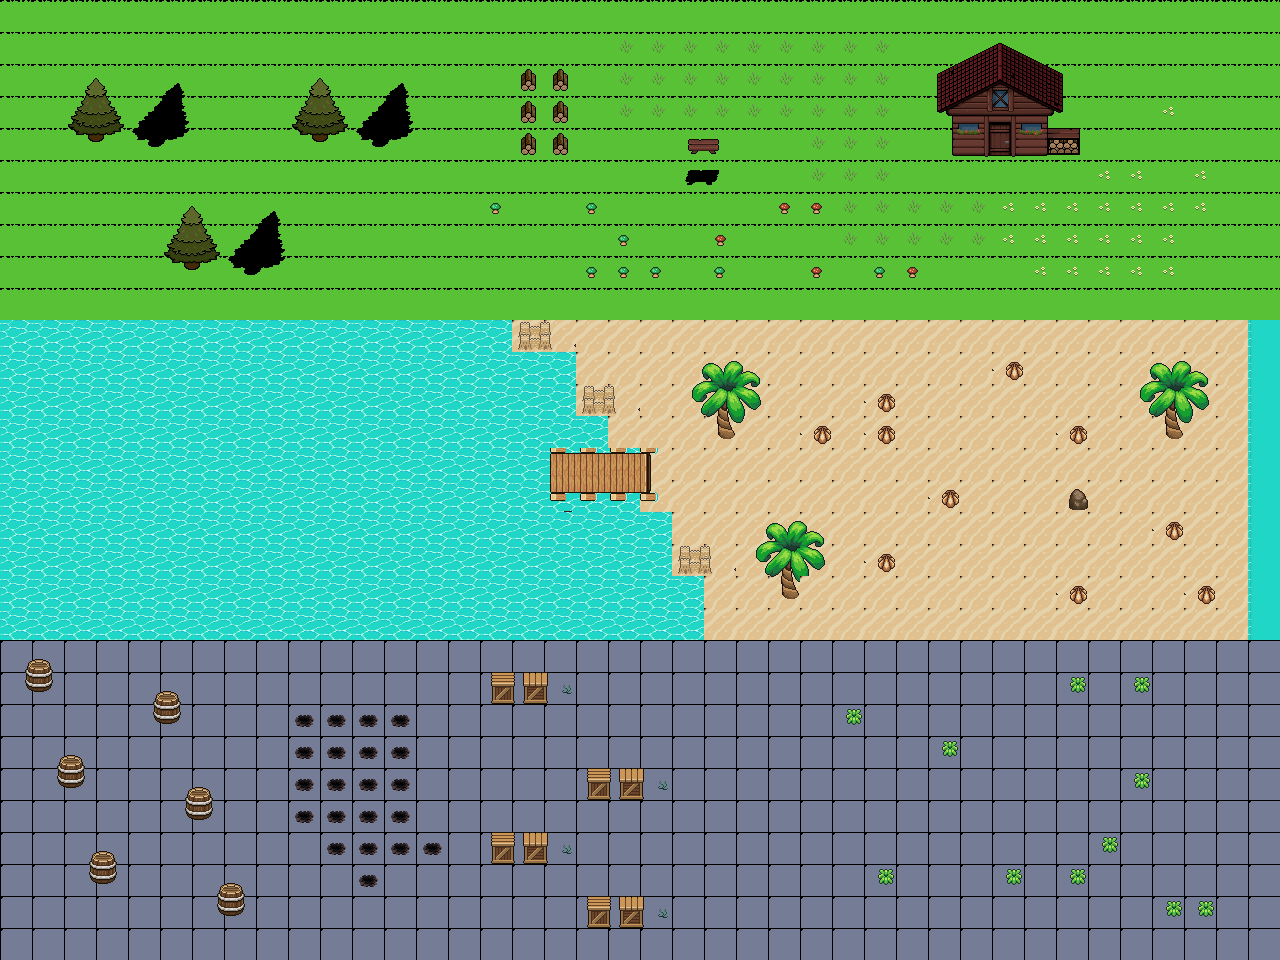

Rendered tile map (Tiled .tmx) drawn with the repository's tilesets; below, a short description and the map source with its tile grids summarised:
An orthogonal 40x30 tile map with 32x32 px tiles, 2 tile layers (Grass, Objects), 1 hidden layer not drawn, 5 tilesets.

<map version="1.10" tiledversion="1.12.1" orientation="orthogonal" renderorder="right-down" width="40" height="30" tilewidth="32" tileheight="32" infinite="0" nextlayerid="4" nextobjectid="1">
 <editorsettings>
  <export target="../code/game/map/map_Grass.csv" format="csv" />
 </editorsettings>
 <tileset firstgid="1" source="cabin-in-the-woods-assets.tsx" />
 <tileset firstgid="105" source="beach_tiles.tsx" />
 <tileset firstgid="285" source="tiles-grass light-32x32.tsx" />
 <tileset firstgid="636" source="assets.tsx" />
 <tileset firstgid="708" source="tiles-stone32x32.tsx" />
 <layer id="1" name="FloorBlocks" width="40" height="30" visible="0">
  <data>[1200 cells, 446 non-empty, 49 distinct tile ids]</data>
 </layer>
 <layer id="2" name="Grass" width="40" height="30">
  <data>[1200 cells, 1200 non-empty, 4 distinct tile ids]</data>
 </layer>
 <layer id="3" name="Objects" width="40" height="30">
  <data>[1200 cells, 272 non-empty, 72 distinct tile ids]</data>
 </layer>
</map>
